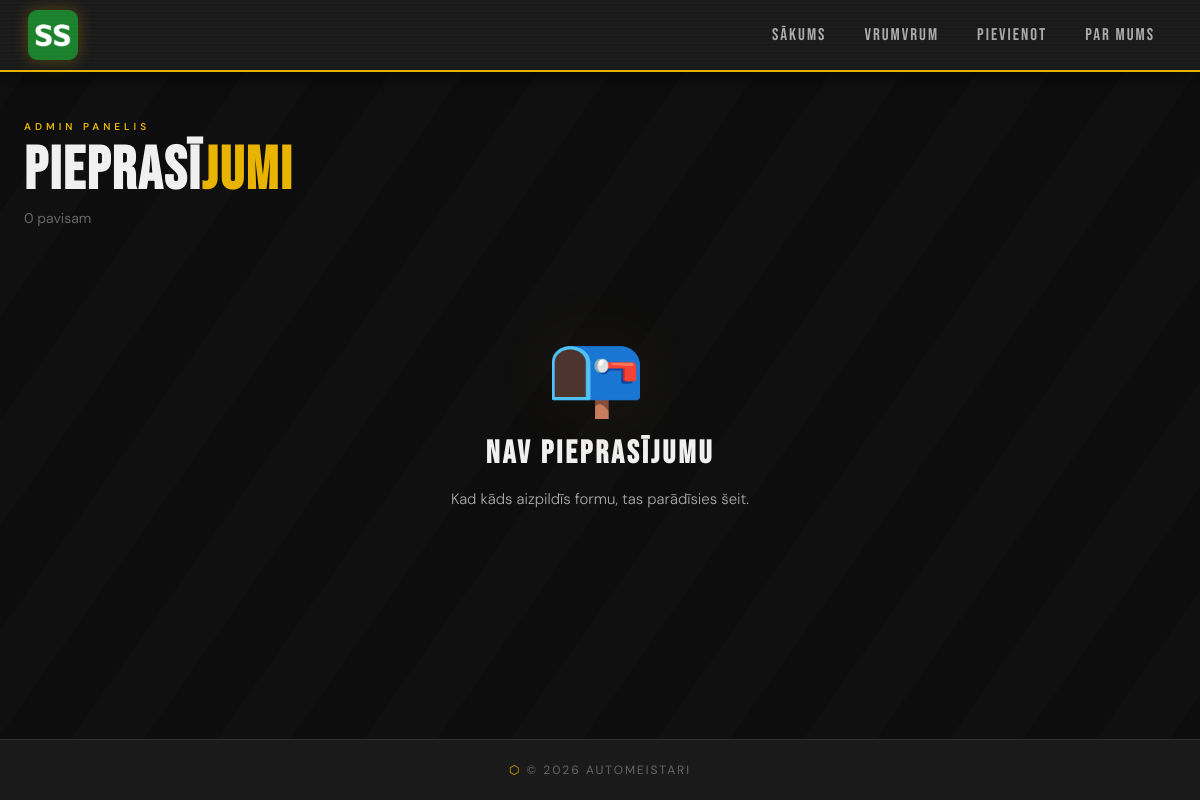
/admin/pieprasijumi, run on an earlier commit of the app's database.
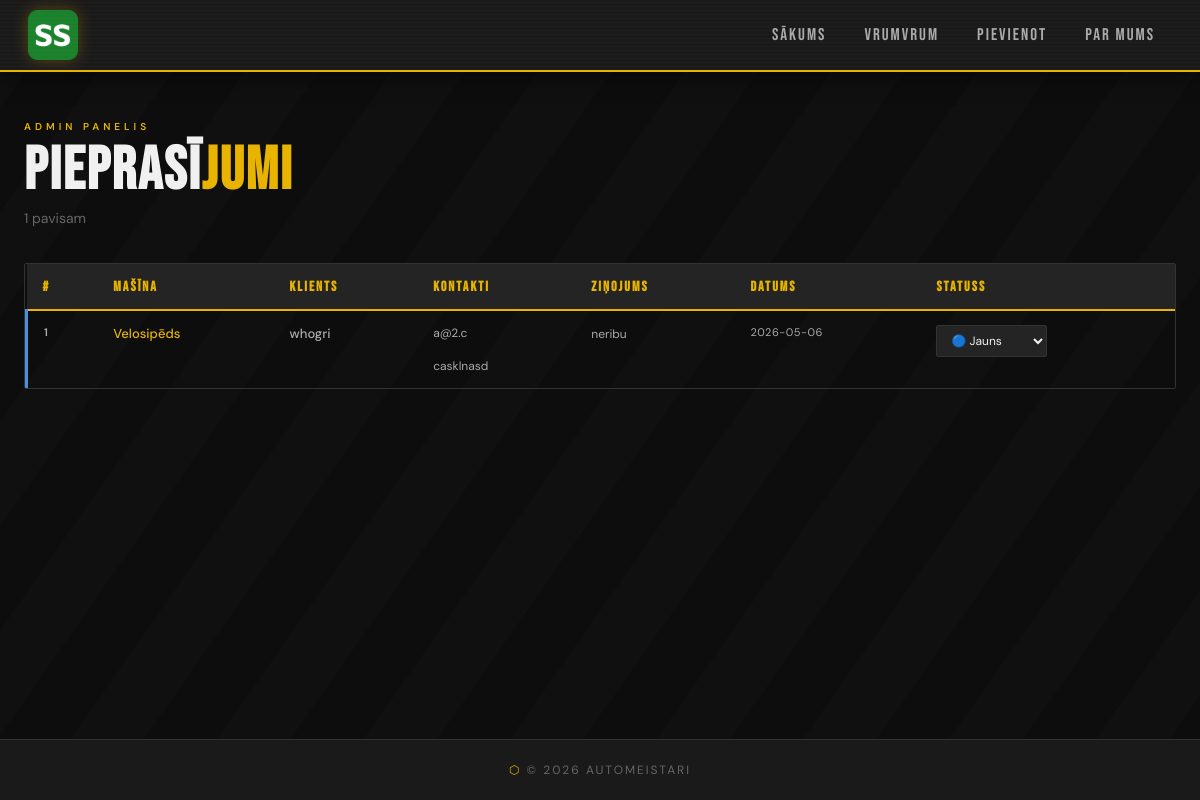
And on a later commit of the database.
### tables this page shows
CREATE TABLE inquiries (
    id          INTEGER PRIMARY KEY AUTOINCREMENT,
    product_id  INTEGER REFERENCES products(id) ON DELETE SET NULL,
    name        TEXT    NOT NULL,
    email       TEXT    NOT NULL,
    phone       TEXT,
    message     TEXT    NOT NULL,
    status      TEXT    NOT NULL DEFAULT 'jauns' CHECK(status IN ('jauns', 'skatīts', 'atbildēts')),
    created_at  TEXT    NOT NULL DEFAULT (datetime('now', 'localtime'))
);

CREATE TABLE products (
	id INTEGER NOT NULL PRIMARY KEY AUTOINCREMENT,
	name TEXT NOT NULL,
	price REAL NOT NULL,
	image TEXT,
	manufacturer_id INTEGER,
	CONSTRAINT products_producers_FK FOREIGN KEY (manufacturer_id) REFERENCES "manufacturers"(id) ON DELETE SET NULL
);

### app.py (the view)
@app.route("/admin/pieprasijumi")
def admin_inquiries():
    conn = get_db_connection()
    inquiries = conn.execute(
        """
        SELECT inquiries.*, products.name AS product_name
        FROM inquiries
        LEFT JOIN products ON inquiries.product_id = products.id
        ORDER BY inquiries.created_at DESC
        """
    ).fetchall()
    conn.close()
    return render_template("admin_inquiries.html", inquiries=inquiries)

### app.py (called while the page is built)
def get_db_connection():
    db = Path(__file__).parent / "miniveikals.db"
    conn = sqlite3.connect(db)
    conn.row_factory = sqlite3.Row
    return conn

### templates/admin_inquiries.html (shortened to what this page needs)
{% extends "base.html" %}
{% block content %}
<div class="admin-header">
  <div class="panel-eyebrow">Admin panelis</div>
  <h1 class="panel-title" style="font-size:clamp(36px,5vw,60px)">Pieprasī<span>jumi</span></h1>
  <p style="color:var(--text-muted);font-size:14px;margin-top:8px;">{{ inquiries|length }} pavisam</p>
</div>
{% if inquiries %}
  <div class="inq-table-wrap">
    <table class="inq-table">
      <thead>
        <tr>
          <th>#</th>
          <th>Mašīna</th>
          <th>Klients</th>
          <th>Kontakti</th>
          <th>Ziņojums</th>
          <th>Datums</th>
          <th>Statuss</th>
        </tr>
      </thead>
      <tbody>
        {% for inq in inquiries %}
          <tr class="inq-row status-{{ inq['status'] }}">
            <td class="inq-id">{{ inq['id'] }}</td>
            <td class="inq-car">
              {% if inq['product_name'] %}
                <a href="{{ url_for('products_show', product_id=inq['product_id']) }}">
                  {{ inq['product_name'] }}
                </a>
              {% else %}
                <span style="color:var(--text-muted)">—</span>
              {% endif %}
            </td>
            <td class="inq-name">{{ inq['name'] }}</td>
            <td class="inq-contact">
              <a href="mailto:{{ inq['email'] }}">{{ inq['email'] }}</a>
              {% if inq['phone'] %}
                <br><a href="tel:{{ inq['phone'] }}">{{ inq['phone'] }}</a>
              {% endif %}
            </td>
            <td class="inq-message">{{ inq['message'] }}</td>
            <td class="inq-date">{{ inq['created_at'][:10] }}</td>
            <td class="inq-status-cell">
              <form method="POST"
                    action="{{ url_for('update_inquiry_status', inquiry_id=inq['id']) }}">
                <select name="status" class="status-select" onchange="this.form.submit()">
                  <option value="jauns"      {% if inq['status'] == 'jauns'      %}selected{% endif %}>🔵 Jauns</option>
                </select>
              </form>
            </td>
          </tr>
        {% endfor %}
      </tbody>
    </table>
  </div>
{% else %}
  <div class="not-found" style="min-height:40vh">
    <div class="big-404" style="font-size:80px">📭</div>
    <h2>Nav pieprasījumu</h2>
    <p>Kad kāds aizpildīs formu, tas parādīsies šeit.</p>
  </div>
{% endif %}
{% endblock %}

What changed in the data, as far as the page shows it:
added inquiries: id "1", product_name "Velosipēds", name "whogri", email "a@2.c", phone "casklnasd", message "neribu", created_at "2026-05-06", status "🔵 Jauns"
Also different on the page:
{{ inquiries|length }}: "0" → "1"
text no longer shown: "📭 Nav pieprasījumu Kad kāds aizpildīs formu, tas parādīsies šeit."
text now shown: "# Mašīna Klients Kontakti Ziņojums Datums Statuss"
